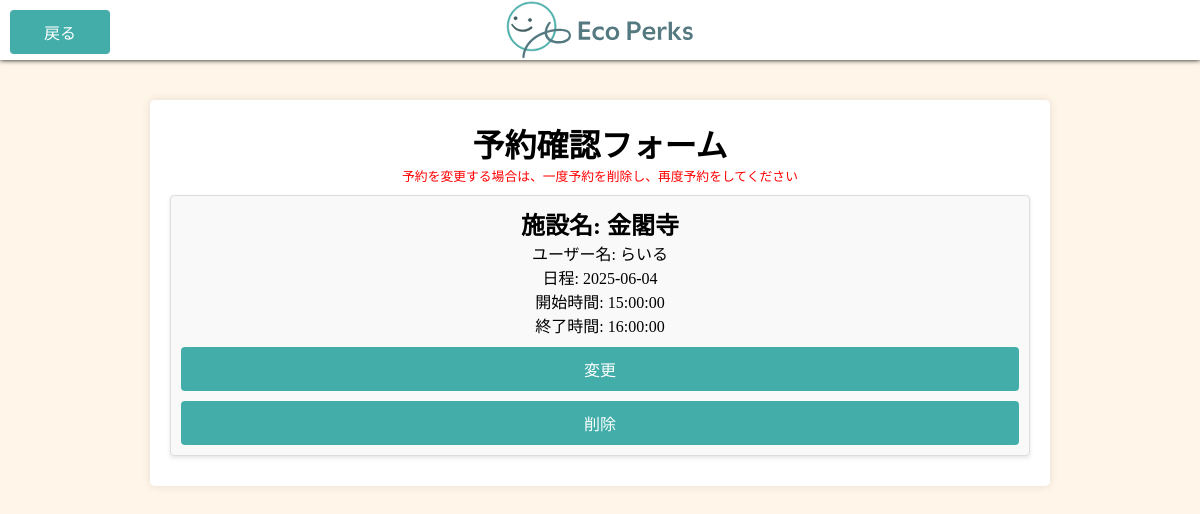
Screenshot of /PHP/ReserveCheck_Customer.php (signed in) with the database file from the repository.
### tables this page shows
CREATE TABLE `yoyaku` (
  `id` int(11) NOT NULL,
  `username` varchar(255) NOT NULL,
  `reservation_date` date NOT NULL,
  `area_id` int(11) NOT NULL,
  `start_time` time NOT NULL,
  `end_time` time NOT NULL,
  `status` int(11) DEFAULT 0,
  `created_at` timestamp NOT NULL DEFAULT current_timestamp(),
  `update_at` timestamp NOT NULL DEFAULT current_timestamp(),
  `location` varchar(255) DEFAULT NULL,
  `price` int NOT NULL
);

CREATE TABLE `users` (
  `id` int(11) NOT NULL,
  `username` varchar(255) NOT NULL,
  `providedPassword` varchar(255) NOT NULL,
  `email` varchar(255) NOT NULL,
  `imgpath` varchar(255) DEFAULT NULL
);

### PHP/ReserveCheck_Customer.php (the view, shortened to what this page needs)
<!DOCTYPE html>
<html>
<head>
    <link rel="stylesheet" href="../CSS/indexStyle.css">
    <link rel="stylesheet" href="../CSS/yoyakukakuninStyle.css">
</head>
<body>
<header>
    <div class="flexBox">
        <div class="menu">
        <button class="link_button" onclick="history.back();">戻る</button>
        </div>
        <div class="logo">
            <img src="../img/logo_yoko.svg" alt="" class="logo2">
        </div>
        <div class="icon"></div>
    </div>
</header>
<?php
$user_id = $_SESSION['user_id'];
try {
    $pdo = dbConnect();
    $pdo->setAttribute(PDO::ATTR_ERRMODE, PDO::ERRMODE_EXCEPTION);
    $yoyakusql = "SELECT username, id, reservation_date, start_time, end_time, location FROM yoyaku WHERE username = :user_id AND reservation_date >= DATE(NOW())";
    $stmt = $pdo->prepare($yoyakusql);
    $stmt->bindParam(':user_id', $user_id, PDO::PARAM_INT);
    $stmt->execute();
    $row = $stmt->fetchAll(PDO::FETCH_ASSOC);
    $usersql = "SELECT username FROM users_kokyaku INNER JOIN users ON users_kokyaku.user_id = users.id WHERE users.id = :user_id";
    $stmt = $pdo->prepare($usersql);
    $stmt->bindParam(':user_id', $user_id, PDO::PARAM_INT);
    $stmt->execute();
    $userrow = $stmt->fetch(PDO::FETCH_ASSOC);
} catch (PDOException $e) {
    echo "<p>データベースエラー: " . $e->getMessage() . "</p>";
} catch (Exception $e) {
    echo "<p>エラー: " . $e->getMessage() . "</p>";
}
?>
<div class="container">
    <h1>予約確認フォーム</h1>
    <p class="p">予約を変更する場合は、一度予約を削除し、再度予約をしてください</p>
    <?php
        if($row){
            foreach($row as $rows){
                $username = $userrow['username'];
                $location = $rows['location'];
                $reservation_date = $rows['reservation_date'];
                $start_time = $rows['start_time'];
                $end_time = $rows['end_time'];
                $id = $rows['id'];
                echo "<li><h2>施設名: $location</h2>";
                echo "<p>ユーザー名: $username</p>";
                echo "<p>日程: $reservation_date</p>";
                echo "<p>開始時間: $start_time</p>";
                echo "<p>終了時間: $end_time</p>";
                echo <<<HTML
                <form action="./resv_change.php" method="post">
                    <div class='resvChange'>
                        <input type="hidden" name="reservation_id" value="$id">
                        <input type="submit" class="changeStyle" value="変更">
                    </div>
                </form>
                <form method='POST' action='' onsubmit='return confirmDelete();'>
                    <input type='hidden' name='delete_id' value='$id'>
                    <input type='submit' name='delete' value='削除' class='deleteStyle'>
                </form>
                </li>
                HTML;
            }
        } else {
            echo "<p>予約情報が見つかりませんでした。</p>";
        }
    ?>
</div>
</body>
</html>

### CSS/indexStyle.css (style rules this page uses)
body { background-color: #FFF6E9; overflow: scroll; }
header { width: 100%; height: 60px; top: 0; background-color: white; position: fixed; z-index: 100; }
.p { color:red; font-size: 80%; }
.menu { width: 100%; }
.logo { height: 60px; width: 100%; text-align: center ; }
.logo2 { height: 60px; }
.icon { width: 100%; }
.flexBox { display: flex; box-shadow: 0px 0px 5px; }

### CSS/yoyakukakuninStyle.css (style rules this page uses)
* { margin: 0; padding: 0; box-sizing: border-box; }
.container { max-width: 75%; margin: 100px auto; background-color: #fff; padding: 20px; border-radius: 5px; box-shadow: 0 0 10px rgba(0, 0, 0, 0.1); text-align: center; }
li { list-style: none; padding: 10px; margin-top: 10px; margin-bottom: 10px; border: 1px solid #ddd; border-radius: 4px; background-color: #f9f9f9; box-shadow: 0 2px 4px rgba(0, 0, 0, 0.1); }
.deleteStyle, .changeStyle, .link_button { width: 100%; margin-top: 10px; padding: 10px; background-color: #43AEA9; color: #fff; border: none; border-radius: 4px; cursor: pointer; font-size: 16px; }
.link_button { width: 25%; margin-top: 10px; margin-left: 10px; padding: 10px; background-color: #43AEA9; color: #fff; border: none; border-radius: 4px; cursor: pointer; font-size: 16px; }

### rows the page displays
yoyaku: location "金閣寺", reservation_date "2025-06-04", start_time "15:00:00", end_time "16:00:00"
users: username "らいる"
